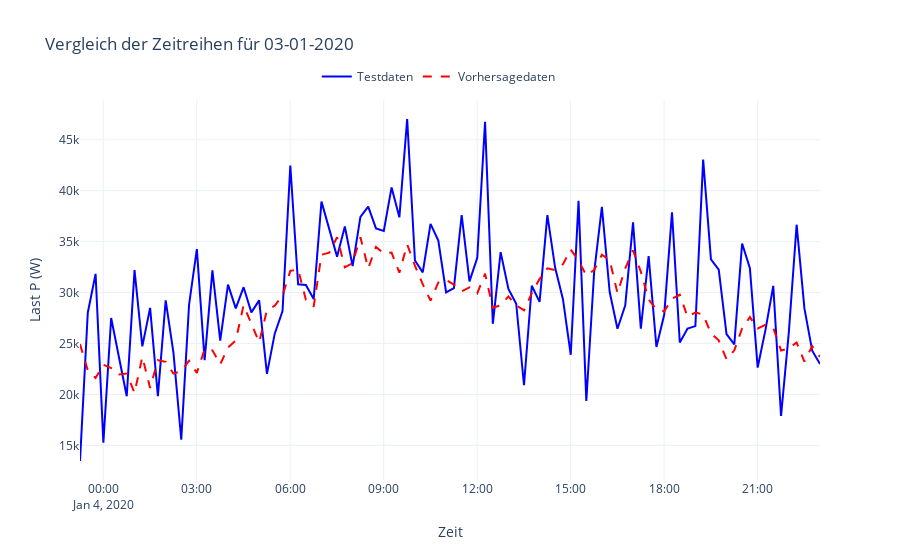

Here is the notebook cell this chart was saved with:
### Code cell
from utils.plot_utils import plot_results

plot_results(actual_values, predictions, X_test_actual, 1, traces={"actual":True, "prediction":True, "smoothing":False, "boosting":False},  legend_x=0.32)
